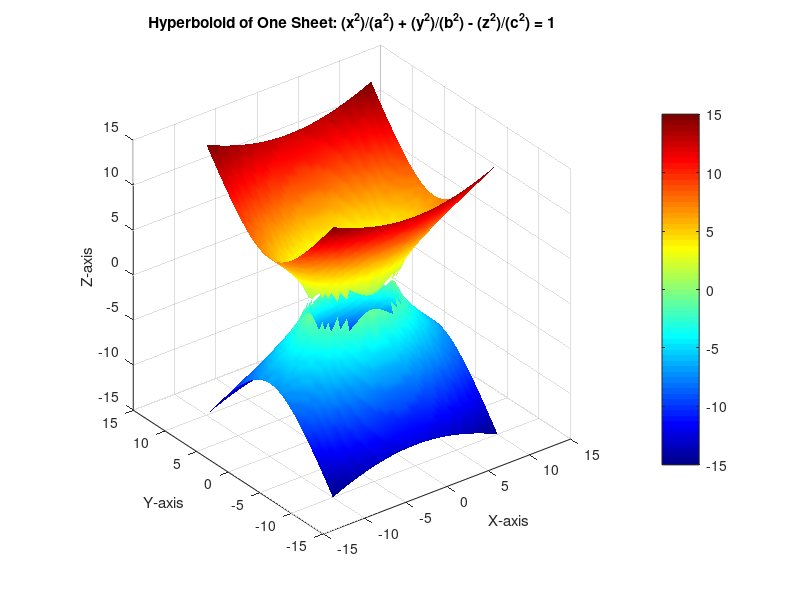

Recreate this plot in MATLAB.
% MATLAB Script to Plot a 3D Hyperboloid
% Author: Jackson Saunders
% Date: 7/14/24

% Clear variables and close figures
clear all; close all; clc;

%% ================== Important Parameters (Edit these to define your hyperboloid) ==================

% Method selection (Uncomment the method you want to use)
method = 'one_sheet';
% method = 'two_sheets';

% Parameters for Hyperboloid
a = 5;          % Semi-axis length along x-axis
b = 3;          % Semi-axis length along y-axis
c = 4;          % Semi-axis length along z-axis

% Grid size for plotting
gridSize = 50;  % Adjust the density of the grid

% Range for x and y (adjust if necessary)
x_min = -10; x_max = 10;
y_min = -10; y_max = 10;

%% =============================== Plotting the Hyperboloid =========================================

switch method
    case 'one_sheet'
        % ----- Hyperboloid of One Sheet -----
        % Equation: (x^2)/(a^2) + (y^2)/(b^2) - (z^2)/(c^2) = 1
        % We will solve for z
        
        % Create a grid of x and y
        x = linspace(x_min, x_max, gridSize);
        y = linspace(y_min, y_max, gridSize);
        [X, Y] = meshgrid(x, y);
        
        % Calculate Z squared
        Z_squared = ((X.^2)/(a^2) + (Y.^2)/(b^2) - 1) * c^2;
        
        % Only keep real values where Z_squared >= 0
        valid = Z_squared >= 0;
        
        % Calculate Z (positive and negative roots)
        Z_pos = sqrt(Z_squared);
        Z_neg = -sqrt(Z_squared);
        
        % Set invalid points to NaN for plotting
        Z_pos(~valid) = NaN;
        Z_neg(~valid) = NaN;
        
        % Plotting
        figure;
        surf(X, Y, Z_pos);
        hold on;
        surf(X, Y, Z_neg);
        hold off;
        title('Hyperboloid of One Sheet: (x^2)/(a^2) + (y^2)/(b^2) - (z^2)/(c^2) = 1');
        
    case 'two_sheets'
        % ----- Hyperboloid of Two Sheets -----
        % Equation: (x^2)/(a^2) + (y^2)/(b^2) - (z^2)/(c^2) = -1
        % We will solve for z
        
        % Create a grid of x and y
        x = linspace(x_min, x_max, gridSize);
        y = linspace(y_min, y_max, gridSize);
        [X, Y] = meshgrid(x, y);
        
        % Calculate Z squared
        Z_squared = ((X.^2)/(a^2) + (Y.^2)/(b^2) + 1) * c^2;
        
        % Only keep real values where Z_squared >= 0
        valid = Z_squared >= 0;
        
        % Calculate Z (positive and negative roots)
        Z_pos = sqrt(Z_squared);
        Z_neg = -sqrt(Z_squared);
        
        % Set invalid points to NaN for plotting
        Z_pos(~valid) = NaN;
        Z_neg(~valid) = NaN;
        
        % Plotting
        figure;
        surf(X, Y, Z_pos);
        hold on;
        surf(X, Y, Z_neg);
        hold off;
        title('Hyperboloid of Two Sheets: (x^2)/(a^2) + (y^2)/(b^2) - (z^2)/(c^2) = -1');
        
    otherwise
        error('Invalid method selected.');
end

% ----- Enhance Plot Appearance -----
xlabel('X-axis'); ylabel('Y-axis'); zlabel('Z-axis');
axis equal;
grid on;
shading interp;
colormap jet;
colorbar;

% ----- Adjust View -----
view(3);  % 3D view
